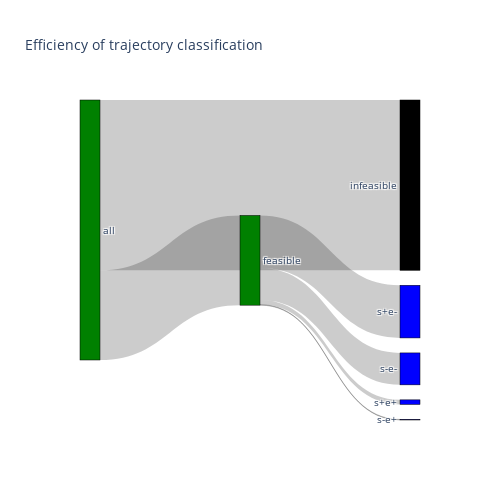

Notebook code cell kept with this figure:
### Markdown cell above
## create sankey

### Code cell
## create sankey diagram
fit_flat = fits.reshape((fits.shape[0]*fits.shape[1], fits.shape[2]))
# fit_flat[:,0] = 1
n_orig = fit_flat.shape[0]
n_feas = np.sum(fit_flat[:,0])
n0 = np.sum(fit_flat[:,0] * (fit_flat[:,1]==0))
n1 = np.sum(fit_flat[:,0] * (fit_flat[:,1]==1))
n2 = np.sum(fit_flat[:,0] * (fit_flat[:,1]==2))
n3 = np.sum(fit_flat[:,0] * (fit_flat[:,1]==3))
nneg = np.sum(fit_flat[:,0] * (fit_flat[:,1]==-1))


fig = go.Figure(data=[go.Sankey(
    node = dict(
      pad = 15,
      thickness = 20,
      line = dict(color = "black", width = 0.5),
      label = ["all", "feasible", "infeasible", "s+e+", "s+e-", "s-e+", "s-e-","none"],
      color = ['green','green','black','blue','blue','blue','blue','black']
    ),
    link = dict(
      source = [0, 0, 1, 1, 1, 1, 1], # indices correspond to labels, eg A1, A2, A2, B1, ...
      target = [1, 2, 3, 4, 5, 6, 7],
      value = [n_feas, n_orig-n_feas, n0, n1, n2, n3, nneg]
  ))])

fig.update_layout(title_text='Efficiency of trajectory classification', font_size=10, width=500, height=500)

### Figure 1 — Plotly figure (JSON) as saved in the notebook; plotly's stock layout.template omitted (floating-point values rounded to 4 significant figures)
{"data": [{"link": {"source": [0, 0, 1, 1, 1, 1, 1], "target": [1, 2, 3, 4, 5, 6, 7], "value": [3451, 6549, 176, 2025, 22, 1228, 0]}, "node": {"color": ["green", "green", "black", "blue", "blue", "blue", "blue", "black"], "label": ["all", "feasible", "infeasible", "s+e+", "s+e-", "s-e+", "s-e-", "none"], "line": {"color": "black", "width": 0.5}, "pad": 15, "thickness": 20}, "type": "sankey"}], "layout": {"font": {"size": 10}, "height": 500, "title": {"text": "Efficiency of trajectory classification"}, "width": 500}}
